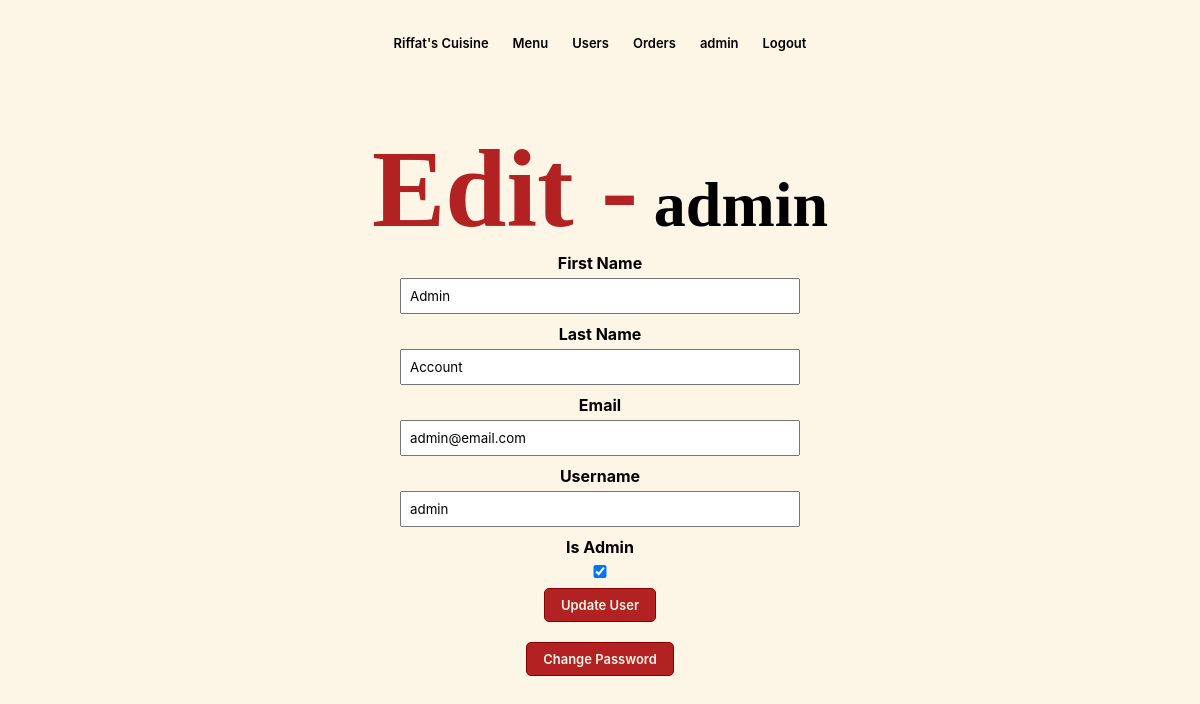
The app's page /index.php?controller=users&action=edit&id=5 (signed in) with its own data.
### tables this page shows
CREATE TABLE `users` (
  `user_id` int(11) NOT NULL,
  `user_fname` varchar(255) NOT NULL,
  `user_lname` varchar(255) NOT NULL,
  `user_email` varchar(255) NOT NULL,
  `user_username` varchar(255) NOT NULL,
  `user_pass` varchar(255) NOT NULL,
  `user_isAdmin` tinyint(1) NOT NULL
);

### index.php (called while the page is built, shortened)
<?php
$action = (isset($_GET['action'])) ? $_GET['action'] : "index";
$ct = new $controllerClassName();
$ct->$action();

### Models/UserModel.php (called while the page is built, shortened)
<?php
include_once "database.php";
class UserModel
{
    private $conn;
    public function __construct()
    {
        global $conn;
        $this->conn = $conn;
    }
    public function getUser($userId)
    {
        $sql = "SELECT * FROM users WHERE user_id = ?";
        $stmt = $this->conn->prepare($sql);
        $stmt->bind_param("i", $userId);
        $stmt->execute();
        $result = $stmt->get_result();
        return $result->fetch_assoc();
    }
}

### Views/edit_user.php (the view, shortened to what this page needs)
<!DOCTYPE html>
<html lang="en">
<head>
</head>
<body>
    <?php include 'Includes/navbar.php'; ?>
    <div style="display: flex; align-items: baseline; justify-content: center;">
        <h2>Edit - </h2>
        <h3>&nbsp;<?php echo $user['user_username']; ?></h3>
    </div>
    <div class="container">
        <form action="index.php?controller=users&action=update" method="post">
            <label for="user_fname" style="font-weight: bold;">First Name</label>
            <input type="text" id="user_fname" name="user_fname" value="<?php echo $user['user_fname']; ?>" required>
            <label for="user_lname" style="font-weight: bold;">Last Name</label>
            <input type="text" id="user_lname" name="user_lname" value="<?php echo $user['user_lname']; ?>" required>
            <label for="user_email" style="font-weight: bold;">Email</label>
            <input type="email" id="user_email" name="user_email" value="<?php echo $user['user_email']; ?>" required>
            <label for="user_username" style="font-weight: bold;">Username</label>
            <input type="text" id="user_username" name="user_username" value="<?php echo $user['user_username']; ?>" required>
            <label for="user_isAdmin" style="font-weight: bold;">Is Admin</label>
            <input type="checkbox" id="user_isAdmin" name="user_isAdmin" value="1" <?php echo ($user['user_isAdmin'] == 1) ? 'checked' : ''; ?>>
            <button class="hero-btn" type="submit">Update User</button>
        </form>
        <br>
        <button class="hero-btn" onclick="location.href='index.php?controller=users&action=password'">Change Password</button>
    </div>
</body>
</html>

### Views/edit_user.php (style rules this page uses)
* { margin: 0; padding: 0; font-family: 'SF Pro Display', sans-serif; }
body { background-color: oldlace; }
.container { text-align: center; }
form { max-width: 400px; margin: auto; }
label { display: block; margin-bottom: 5px; }
input { width: 100%; padding: 8px; margin-bottom: 10px; box-sizing: border-box; }
h2 { text-align: center; font-family: pac; font-size: 110px; color: firebrick; }
.hero-btn { display: inline-block; text-decoration: none; color: oldlace; border: 1px solid darkred; border-radius: 5px; padding: 8px 16px; font-size: 13px; font-weight: 600; background: firebrick; position: relative; cursor: pointer; }
h3 { font-family: pac; text-align: center; font-size: 64px; }

### records on screen
users: user_username "admin", user_fname "Admin", user_lname "Account", user_email "admin@email.com", user_isAdmin "☑"

### other values on screen
$_SESSION['user_username'] "admin"
